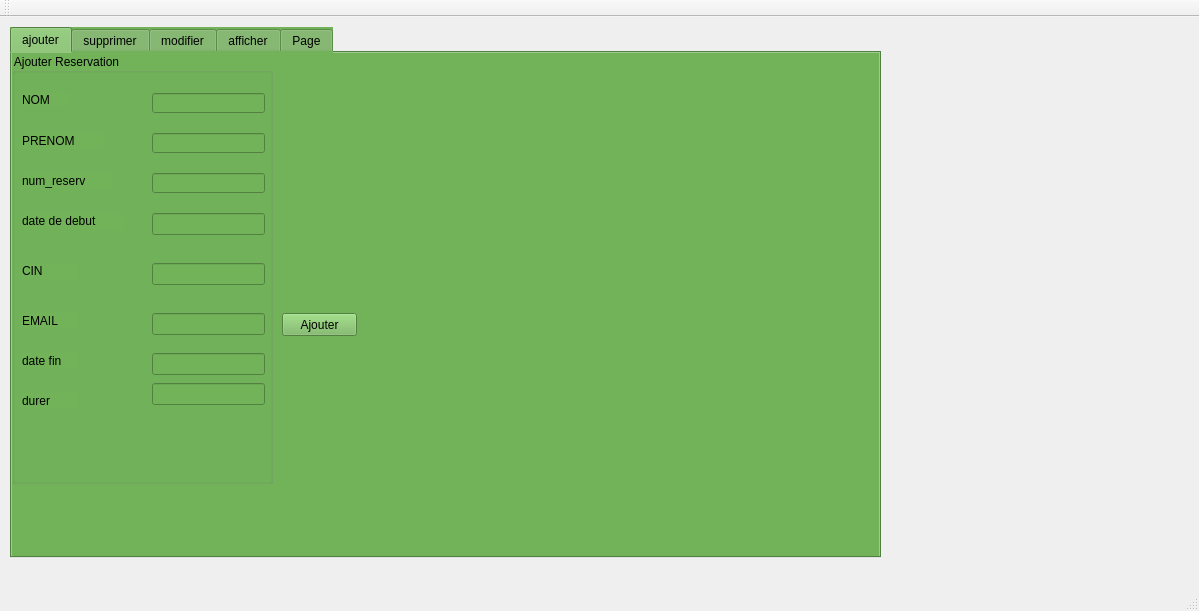
<?xml version="1.0" encoding="UTF-8"?>
<ui version="4.0">
 <class>MainWindow</class>
 <widget class="QMainWindow" name="MainWindow">
  <property name="geometry">
   <rect>
    <x>0</x>
    <y>0</y>
    <width>1199</width>
    <height>611</height>
   </rect>
  </property>
  <property name="windowTitle">
   <string>Gestion des Clients</string>
  </property>
  <widget class="QWidget" name="centralWidget">
   <widget class="QTabWidget" name="tabWidget">
    <property name="geometry">
     <rect>
      <x>10</x>
      <y>10</y>
      <width>871</width>
      <height>531</height>
     </rect>
    </property>
    <property name="styleSheet">
     <string notr="true">background-color: rgb(114, 179, 90);</string>
    </property>
    <property name="currentIndex">
     <number>0</number>
    </property>
    <widget class="QWidget" name="tab_5">
     <attribute name="title">
      <string>ajouter</string>
     </attribute>
     <widget class="QGroupBox" name="groupBox_2">
      <property name="geometry">
       <rect>
        <x>0</x>
        <y>0</y>
        <width>261</width>
        <height>431</height>
       </rect>
      </property>
      <property name="title">
       <string>Ajouter Reservation</string>
      </property>
      <widget class="QLabel" name="nom1">
       <property name="geometry">
        <rect>
         <x>10</x>
         <y>40</y>
         <width>47</width>
         <height>13</height>
        </rect>
       </property>
       <property name="text">
        <string>NOM</string>
       </property>
      </widget>
      <widget class="QLabel" name="prenom1">
       <property name="geometry">
        <rect>
         <x>10</x>
         <y>80</y>
         <width>81</width>
         <height>16</height>
        </rect>
       </property>
       <property name="text">
        <string>PRENOM</string>
       </property>
      </widget>
      <widget class="QLabel" name="age1">
       <property name="geometry">
        <rect>
         <x>10</x>
         <y>120</y>
         <width>91</width>
         <height>16</height>
        </rect>
       </property>
       <property name="text">
        <string>num_reserv</string>
       </property>
      </widget>
      <widget class="QLineEdit" name="nom">
       <property name="geometry">
        <rect>
         <x>140</x>
         <y>40</y>
         <width>113</width>
         <height>20</height>
        </rect>
       </property>
      </widget>
      <widget class="QLineEdit" name="prenom">
       <property name="geometry">
        <rect>
         <x>140</x>
         <y>80</y>
         <width>113</width>
         <height>20</height>
        </rect>
       </property>
      </widget>
      <widget class="QLineEdit" name="num">
       <property name="geometry">
        <rect>
         <x>140</x>
         <y>120</y>
         <width>113</width>
         <height>20</height>
        </rect>
       </property>
      </widget>
      <widget class="QLabel" name="cin1">
       <property name="geometry">
        <rect>
         <x>10</x>
         <y>160</y>
         <width>101</width>
         <height>16</height>
        </rect>
       </property>
       <property name="text">
        <string>date de debut</string>
       </property>
      </widget>
      <widget class="QLabel" name="referance1">
       <property name="geometry">
        <rect>
         <x>10</x>
         <y>210</y>
         <width>56</width>
         <height>16</height>
        </rect>
       </property>
       <property name="text">
        <string>CIN</string>
       </property>
      </widget>
      <widget class="QLineEdit" name="cin">
       <property name="geometry">
        <rect>
         <x>140</x>
         <y>210</y>
         <width>113</width>
         <height>22</height>
        </rect>
       </property>
      </widget>
      <widget class="QLabel" name="email1">
       <property name="geometry">
        <rect>
         <x>10</x>
         <y>260</y>
         <width>56</width>
         <height>16</height>
        </rect>
       </property>
       <property name="text">
        <string>EMAIL</string>
       </property>
      </widget>
      <widget class="QLineEdit" name="email">
       <property name="geometry">
        <rect>
         <x>140</x>
         <y>260</y>
         <width>113</width>
         <height>22</height>
        </rect>
       </property>
      </widget>
      <widget class="QLineEdit" name="date">
       <property name="geometry">
        <rect>
         <x>140</x>
         <y>160</y>
         <width>113</width>
         <height>22</height>
        </rect>
       </property>
      </widget>
      <widget class="QLabel" name="label">
       <property name="geometry">
        <rect>
         <x>10</x>
         <y>300</y>
         <width>56</width>
         <height>16</height>
        </rect>
       </property>
       <property name="text">
        <string>date fin</string>
       </property>
      </widget>
      <widget class="QLineEdit" name="datef">
       <property name="geometry">
        <rect>
         <x>140</x>
         <y>300</y>
         <width>113</width>
         <height>22</height>
        </rect>
       </property>
      </widget>
      <widget class="QLabel" name="label_2">
       <property name="geometry">
        <rect>
         <x>10</x>
         <y>340</y>
         <width>56</width>
         <height>16</height>
        </rect>
       </property>
       <property name="text">
        <string>durer</string>
       </property>
      </widget>
      <widget class="QLineEdit" name="lineEdit">
       <property name="geometry">
        <rect>
         <x>140</x>
         <y>330</y>
         <width>113</width>
         <height>22</height>
        </rect>
       </property>
      </widget>
     </widget>
     <widget class="QPushButton" name="ajouter">
      <property name="geometry">
       <rect>
        <x>270</x>
        <y>260</y>
        <width>75</width>
        <height>23</height>
       </rect>
      </property>
      <property name="text">
       <string>Ajouter</string>
      </property>
     </widget>
    </widget>
    <widget class="QWidget" name="tab_6">
     <attribute name="title">
      <string>supprimer</string>
     </attribute>
     <widget class="QGroupBox" name="groupBox_4">
      <property name="geometry">
       <rect>
        <x>0</x>
        <y>0</y>
        <width>261</width>
        <height>291</height>
       </rect>
      </property>
      <property name="title">
       <string>supprimer Reservation</string>
      </property>
      <widget class="QLabel" name="label_24">
       <property name="geometry">
        <rect>
         <x>10</x>
         <y>100</y>
         <width>56</width>
         <height>16</height>
        </rect>
       </property>
       <property name="text">
        <string>num_reserv</string>
       </property>
      </widget>
      <widget class="QLineEdit" name="num_2">
       <property name="geometry">
        <rect>
         <x>80</x>
         <y>100</y>
         <width>113</width>
         <height>22</height>
        </rect>
       </property>
      </widget>
     </widget>
     <widget class="QPushButton" name="supprimer">
      <property name="geometry">
       <rect>
        <x>280</x>
        <y>260</y>
        <width>93</width>
        <height>28</height>
       </rect>
      </property>
      <property name="text">
       <string>supprimer</string>
      </property>
     </widget>
    </widget>
    <widget class="QWidget" name="tab">
     <attribute name="title">
      <string>modifier</string>
     </attribute>
     <widget class="QGroupBox" name="groupBox_3">
      <property name="geometry">
       <rect>
        <x>0</x>
        <y>0</y>
        <width>261</width>
        <height>291</height>
       </rect>
      </property>
      <property name="title">
       <string>Modifier Reservation</string>
      </property>
      <widget class="QLabel" name="nom1_2">
       <property name="geometry">
        <rect>
         <x>10</x>
         <y>40</y>
         <width>47</width>
         <height>13</height>
        </rect>
       </property>
       <property name="text">
        <string>num_reserv</string>
       </property>
      </widget>
      <widget class="QLabel" name="prenom1_2">
       <property name="geometry">
        <rect>
         <x>10</x>
         <y>80</y>
         <width>47</width>
         <height>13</height>
        </rect>
       </property>
       <property name="text">
        <string>nom</string>
       </property>
      </widget>
      <widget class="QLabel" name="age1_2">
       <property name="geometry">
        <rect>
         <x>10</x>
         <y>120</y>
         <width>47</width>
         <height>13</height>
        </rect>
       </property>
       <property name="text">
        <string>prenom</string>
       </property>
      </widget>
      <widget class="QLineEdit" name="num_4">
       <property name="geometry">
        <rect>
         <x>140</x>
         <y>40</y>
         <width>113</width>
         <height>20</height>
        </rect>
       </property>
      </widget>
      <widget class="QLineEdit" name="nom_2">
       <property name="geometry">
        <rect>
         <x>140</x>
         <y>80</y>
         <width>113</width>
         <height>20</height>
        </rect>
       </property>
      </widget>
      <widget class="QLineEdit" name="prenom_2">
       <property name="geometry">
        <rect>
         <x>140</x>
         <y>120</y>
         <width>113</width>
         <height>20</height>
        </rect>
       </property>
      </widget>
      <widget class="QLabel" name="cin1_2">
       <property name="geometry">
        <rect>
         <x>10</x>
         <y>160</y>
         <width>56</width>
         <height>16</height>
        </rect>
       </property>
       <property name="text">
        <string>date de debut</string>
       </property>
      </widget>
      <widget class="QLabel" name="referance1_2">
       <property name="geometry">
        <rect>
         <x>10</x>
         <y>210</y>
         <width>56</width>
         <height>16</height>
        </rect>
       </property>
       <property name="text">
        <string>CIN</string>
       </property>
      </widget>
      <widget class="QLineEdit" name="cin_2">
       <property name="geometry">
        <rect>
         <x>140</x>
         <y>210</y>
         <width>113</width>
         <height>22</height>
        </rect>
       </property>
      </widget>
      <widget class="QLabel" name="email1_2">
       <property name="geometry">
        <rect>
         <x>10</x>
         <y>260</y>
         <width>56</width>
         <height>16</height>
        </rect>
       </property>
       <property name="text">
        <string>EMAIL</string>
       </property>
      </widget>
      <widget class="QLineEdit" name="email_2">
       <property name="geometry">
        <rect>
         <x>140</x>
         <y>260</y>
         <width>113</width>
         <height>22</height>
        </rect>
       </property>
      </widget>
      <widget class="QLineEdit" name="date_2">
       <property name="geometry">
        <rect>
         <x>140</x>
         <y>160</y>
         <width>113</width>
         <height>22</height>
        </rect>
       </property>
      </widget>
     </widget>
     <widget class="QPushButton" name="modifier">
      <property name="geometry">
       <rect>
        <x>280</x>
        <y>260</y>
        <width>93</width>
        <height>28</height>
       </rect>
      </property>
      <property name="text">
       <string>modifier</string>
      </property>
     </widget>
    </widget>
    <widget class="QWidget" name="tab_2">
     <attribute name="title">
      <string>afficher</string>
     </attribute>
     <widget class="QTableView" name="tableView">
      <property name="geometry">
       <rect>
        <x>35</x>
        <y>51</y>
        <width>361</width>
        <height>291</height>
       </rect>
      </property>
     </widget>
     <widget class="QLineEdit" name="recherchecin">
      <property name="geometry">
       <rect>
        <x>30</x>
        <y>10</y>
        <width>113</width>
        <height>22</height>
       </rect>
      </property>
      <property name="text">
       <string>rechercher cin</string>
      </property>
     </widget>
     <widget class="QPushButton" name="Trie_name">
      <property name="geometry">
       <rect>
        <x>160</x>
        <y>10</y>
        <width>151</width>
        <height>28</height>
       </rect>
      </property>
      <property name="text">
       <string>tri nom</string>
      </property>
     </widget>
     <widget class="QGroupBox" name="groupBox">
      <property name="geometry">
       <rect>
        <x>420</x>
        <y>120</y>
        <width>221</width>
        <height>121</height>
       </rect>
      </property>
      <property name="title">
       <string>Imprimer PDF</string>
      </property>
      <widget class="QLineEdit" name="PDF">
       <property name="geometry">
        <rect>
         <x>50</x>
         <y>40</y>
         <width>113</width>
         <height>22</height>
        </rect>
       </property>
      </widget>
      <widget class="QPushButton" name="pb_pdf">
       <property name="geometry">
        <rect>
         <x>60</x>
         <y>80</y>
         <width>93</width>
         <height>28</height>
        </rect>
       </property>
       <property name="text">
        <string>PDF</string>
       </property>
      </widget>
     </widget>
     <widget class="QGroupBox" name="groupBox_5">
      <property name="geometry">
       <rect>
        <x>420</x>
        <y>260</y>
        <width>221</width>
        <height>121</height>
       </rect>
      </property>
      <property name="title">
       <string>Exporter Excel</string>
      </property>
      <widget class="QPushButton" name="export_button">
       <property name="geometry">
        <rect>
         <x>60</x>
         <y>50</y>
         <width>93</width>
         <height>28</height>
        </rect>
       </property>
       <property name="text">
        <string>EXCEL</string>
       </property>
      </widget>
     </widget>
    </widget>
    <widget class="QWidget" name="tab_3">
     <attribute name="title">
      <string>Page</string>
     </attribute>
     <widget class="QLineEdit" name="from">
      <property name="geometry">
       <rect>
        <x>300</x>
        <y>80</y>
        <width>395</width>
        <height>20</height>
       </rect>
      </property>
     </widget>
     <widget class="QLineEdit" name="subject">
      <property name="geometry">
       <rect>
        <x>300</x>
        <y>170</y>
        <width>395</width>
        <height>20</height>
       </rect>
      </property>
     </widget>
     <widget class="QTextEdit" name="msg">
      <property name="geometry">
       <rect>
        <x>300</x>
        <y>210</y>
        <width>391</width>
        <height>211</height>
       </rect>
      </property>
     </widget>
     <widget class="QPushButton" name="sendMail">
      <property name="geometry">
       <rect>
        <x>390</x>
        <y>450</y>
        <width>75</width>
        <height>23</height>
       </rect>
      </property>
      <property name="text">
       <string>Envoyer</string>
      </property>
     </widget>
     <widget class="QPushButton" name="mailsent">
      <property name="geometry">
       <rect>
        <x>530</x>
        <y>450</y>
        <width>75</width>
        <height>23</height>
       </rect>
      </property>
      <property name="text">
       <string>Annuler</string>
      </property>
     </widget>
     <widget class="QLabel" name="label_78">
      <property name="geometry">
       <rect>
        <x>220</x>
        <y>80</y>
        <width>71</width>
        <height>20</height>
       </rect>
      </property>
      <property name="text">
       <string>De</string>
      </property>
     </widget>
     <widget class="QLabel" name="label_41">
      <property name="geometry">
       <rect>
        <x>190</x>
        <y>110</y>
        <width>71</width>
        <height>20</height>
       </rect>
      </property>
      <property name="text">
       <string>Mot de passe</string>
      </property>
     </widget>
     <widget class="QLabel" name="label_108">
      <property name="geometry">
       <rect>
        <x>200</x>
        <y>130</y>
        <width>71</width>
        <height>20</height>
       </rect>
      </property>
      <property name="text">
       <string>A</string>
      </property>
     </widget>
     <widget class="QLabel" name="label_30">
      <property name="geometry">
       <rect>
        <x>210</x>
        <y>170</y>
        <width>71</width>
        <height>20</height>
       </rect>
      </property>
      <property name="text">
       <string>Objet</string>
      </property>
     </widget>
     <widget class="QLabel" name="label_110">
      <property name="geometry">
       <rect>
        <x>190</x>
        <y>260</y>
        <width>81</width>
        <height>24</height>
       </rect>
      </property>
      <property name="text">
       <string>Corps du mail</string>
      </property>
     </widget>
     <widget class="QLineEdit" name="to">
      <property name="geometry">
       <rect>
        <x>300</x>
        <y>140</y>
        <width>395</width>
        <height>20</height>
       </rect>
      </property>
     </widget>
     <widget class="QLineEdit" name="paswd">
      <property name="geometry">
       <rect>
        <x>300</x>
        <y>110</y>
        <width>395</width>
        <height>20</height>
       </rect>
      </property>
      <property name="inputMask">
       <string/>
      </property>
      <property name="echoMode">
       <enum>QLineEdit::Password</enum>
      </property>
     </widget>
    </widget>
   </widget>
  </widget>
  <widget class="QMenuBar" name="menuBar">
   <property name="geometry">
    <rect>
     <x>0</x>
     <y>0</y>
     <width>1199</width>
     <height>26</height>
    </rect>
   </property>
  </widget>
  <widget class="QToolBar" name="mainToolBar">
   <attribute name="toolBarArea">
    <enum>TopToolBarArea</enum>
   </attribute>
   <attribute name="toolBarBreak">
    <bool>false</bool>
   </attribute>
  </widget>
  <widget class="QStatusBar" name="statusBar"/>
 </widget>
 <layoutdefault spacing="6" margin="11"/>
 <resources/>
 <connections/>
</ui>
